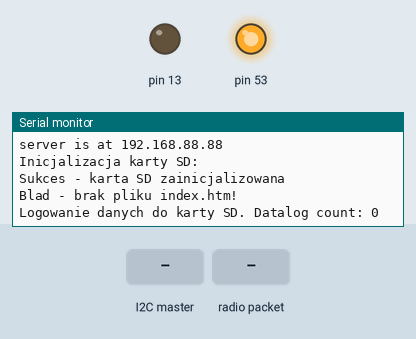
A sketch run on a simulated Arduino Mega 2560, built with avr-gcc and run on an emulated ATmega2560. Parts: output pins drawn as LEDs (lit = HIGH), the last lines printed to the serial monitor. The inputs (shaded band) are chosen by the test bench. WiFi joins after 1.5 s; servers stay silent unless stated; the local clock reads 2024-03-15 10:24:30 at power-on unless the sketch sets it; storage starts empty; no radio packets arrive unless stated; pins used as bus, display or sensor lines are not drawn.

Above: at 1.2 s.
1.3 s: the I2C master sends the byte 1
At 2.3 s:
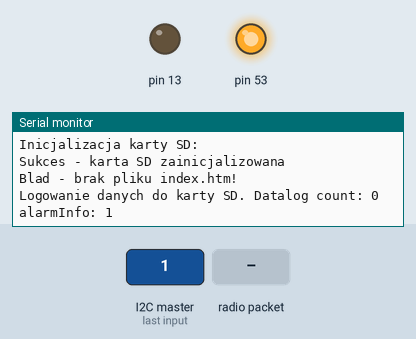
2.8 s: radio packet "ISO-8859-1" arrives
At 3.6 s:
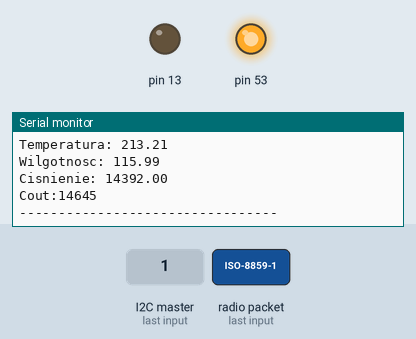

Measured:
- after the input at 1.3 s, the serial monitor: prints a new line at once (image 1)
- after the input at 2.8 s, the serial monitor: prints a new line at once (image 2)

The sketch:

Mega_Odbiornik_v1_zwifi.ino
```cpp
//30.08 testowanie
//9.09.2015 proba zmieszania z sd
//19.09 logowanie na karte sd
//20.09 dodanie cisnienia
//21.09 Dodanie I2C
//25.09. RTC
//10.10 mieszanie
// 5.01.16 naprawa

#include <VirtualWire.h> //Biblioteka do komunikacji z I2C
#include <SPI.h>
#include <Ethernet.h>
#include <SD.h>
#include <Wire.h>

//RTC:
#include <virtuabotixRTC.h>
//virtuabotixRTC myRTC(5, 4, 3);
virtuabotixRTC myRTC(A2, A1, A0);
int rtcGnd=A3;
int rtcVcc=A4;

//433 MHZ:
//const int led_pin = 8;
//const int receive_pin = 8; // zmiana z 22 na 8 w uno
//const int transmit_en_pin = 3;

const int VCC433 = 28;
const int GND433 = 22;
const int receive_pin = 24;


//const int receive_pin = 8; // zmiana z 22 na 8 w uno
const int transmit_en_pin = 3;

//I2C:
#define SLAVE_ADDRESS 0x60
byte daneI2C[6];
int alarmInfo = 0;
byte receiveFlag = 0;

//Inne:
int zmienna[4];
float temp = 0;
float wilg = 0;
float cisn = 0;
int count = 0;
char c;

//Wifi:

byte mac[] = {0xDE, 0xAD, 0xCE, 0xEF, 0xFE, 0xED};
IPAddress ip(192, 168, 88, 88);
EthernetServer server(80);

//SD:
File webFile;
File myFile;
File alarmFile;
unsigned long datalog_time = 0;
int datalogNumber = 0;
#define SS_SD_CARD   4
#define SS_ETHERNET 10

//Czas

int t_dzien = 0;
int t_miesiac = 0;
int t_rok = 0;
int t_godzina =0;
int t_minuta =0;
int t_sekunda = 0;

void setup()
{
  Serial.begin(9600);
//For SPI:
pinMode(53,OUTPUT);
digitalWrite(53, HIGH);
//RTC:
pinMode(rtcGnd,OUTPUT);
pinMode(rtcVcc,OUTPUT);
digitalWrite(rtcGnd,LOW);
digitalWrite(rtcVcc,HIGH);
  //I2C:
  Wire.begin(SLAVE_ADDRESS);
  Wire.onReceive(receiveEvent);
  Wire.onRequest(requestEvent);

  //433 MHZ:
 pinMode(GND433,OUTPUT);
  pinMode(VCC433,OUTPUT);
  digitalWrite(GND433,LOW);
  digitalWrite(VCC433,HIGH);
  pinMode(13, OUTPUT);
  pinMode(receive_pin, INPUT);
  vw_set_rx_pin(receive_pin);
  vw_set_ptt_pin(transmit_en_pin);
  vw_set_ptt_inverted(true); // Required for DR3100
  vw_setup(2000);	 // Bits per sec
  vw_rx_start();       // Start the receiver PLL running

  //Wifi:
  Ethernet.begin(mac, ip);
  server.begin();
  Serial.print("server is at ");
  Serial.println(Ethernet.localIP());


  //SD:
  Serial.println("Inicjalizacja karty SD:");

  if (!SD.begin(4))
  {
    Serial.println("Błąd karty SD");
    return;
  }
  Serial.println("Sukces - karta SD zainicjalizowana");

  //Znajdz plik index.htm:
  if (!SD.exists("index.htm")) {
    Serial.println("Blad - brak pliku index.htm!");
    return;
  }
  Serial.println("SUCCESS - Found index.htm file.");

  if (!SD.exists("datalog.txt")) {
    Serial.println("ERROR - Can't find datalog.txt file!");
    return;  // can't find index file
  }
  Serial.println("SUCCESS - Found datalog.txt file.");

//RTC: Ustawianie aktualmego czasu dla RTC
  //myRTC.setDS1302Time(00, 18, 18, 7, 15, 11, 2015);

  Serial.println("Aktualny czas:");
  myRTC.updateTime();
  Serial.print(myRTC.dayofmonth);                                                                        //|
  Serial.print("/");                                                                                     //|
  Serial.print(myRTC.month);                                                                             //|
  Serial.print("/");                                                                                     //|
  Serial.print(myRTC.year);                                                                              //|
  Serial.print(",");
  Serial.print(myRTC.hours);                                                                             //|
  Serial.print(":");                                                                                     //|
  Serial.print(myRTC.minutes);                                                                           //|
  Serial.print(":");                                                                                     //|
  Serial.print(myRTC.seconds);

}

void loop()
{


  //  Serial.print("Current Date / Time: ");                                                                 //|
  //  Serial.print(myRTC.dayofmonth);                                                                        //|
  //  Serial.print("/");                                                                                     //|
  //  Serial.print(myRTC.month);                                                                             //|
  //  Serial.print("/");                                                                                     //|
  //  Serial.print(myRTC.year);                                                                              //|
  //  Serial.print("  ");                                                                                    //|
  //  Serial.print(myRTC.hours);                                                                             //|
  //  Serial.print(":");                                                                                     //|
  //  Serial.print(myRTC.minutes);                                                                           //|
  //  Serial.print(":");                                                                                     //|
  //  Serial.println(myRTC.seconds);


  //433 MHZ:
  uint8_t buf[VW_MAX_MESSAGE_LEN];
  uint8_t buflen = VW_MAX_MESSAGE_LEN;

  if (vw_get_message(buf, &buflen)) // Non-blocking
  {
    //int i;

    //digitalWrite(led_pin, HIGH); // Flash a light to show received good message
    // Message with a good checksum received, print it.
    //Serial.print("Got: ");

    //	for (i = 0; i < buflen; i++)
    //	{
    //     Serial.print("buf[");
    //     Serial.print(i, DEC);
    //     Serial.print("]=");
    //     Serial.print(buf[i], DEC);
    //     Serial.print("  ");
    //	}

    for (int i = 0; i < 5; i++)
    {
      zmienna[i] = word(buf[i * 2 + 1], buf[i * 2]);
    }
    Serial.println();
   // digitalWrite(led_pin, LOW);
    temp = zmienna[0];
    wilg = zmienna[1];
    cisn = zmienna[2];
    count = zmienna[3];
    temp = temp / 100;
    wilg = wilg / 100;
    Serial.println("---------------------------------");
    Serial.print("Temperatura: ");
    Serial.println(temp);
    Serial.print("Wilgotnosc: ");
    Serial.println(wilg);
    Serial.print("Cisnienie: ");
    Serial.println(cisn);
    Serial.print("Cout:");
    Serial.println(count);
    Serial.println("---------------------------------");

    //I2C: Nadawanie danych I2C
    daneI2C[0] = lowByte(zmienna[2]);
    daneI2C[1] = highByte(zmienna[2]);
    daneI2C[2] = lowByte(zmienna[0]);
    daneI2C[3] = highByte(zmienna[0]);
    daneI2C[4] = lowByte(zmienna[1]);
    daneI2C[5] = highByte(zmienna[1]);


    //Zapisz temp do karty SD

    // tu byl zapis do sd
  }
  // nowa pozycja zapisu do sd
    //Aktualizacja czasu RTC:
myRTC.updateTime();

 t_dzien = myRTC.dayofmonth ;
 t_miesiac = myRTC.month ;
 t_rok = myRTC.year;
 t_godzina = myRTC.hours;
 t_minuta = myRTC.minutes;
 t_sekunda = myRTC.seconds;

  if (datalog_time < millis())
    {
      Serial.print("Logowanie danych do karty SD. Datalog count: ");
      Serial.println(datalogNumber);
      datalogNumber = datalogNumber + 1;
      digitalWrite(SS_SD_CARD, LOW);
      myFile = SD.open("datalog.txt", FILE_WRITE);

      if (myFile) {
      myFile.println(" ");
      myFile.print(datalogNumber);
      myFile.print(", ");
      myFile.print(t_dzien);                                                                        //|
      myFile.print("/");                                                                                     //|
      myFile.print(t_miesiac);                                                                             //|
      myFile.print("/");                                                                                     //|
      myFile.print(t_rok);                                                                              //|
      myFile.print(", ");
      myFile.print(t_godzina);                                                                             //|
      myFile.print(":");                                                                                     //|
      myFile.print(t_minuta);                                                                           //|
      myFile.print(":");                                                                                     //|
      myFile.print(t_sekunda);
      myFile.print(",     ");
      myFile.print(temp);
      myFile.print(", ");
      myFile.print(wilg);
      myFile.print(", ");
      myFile.print(cisn);
      myFile.close();
      digitalWrite(SS_SD_CARD, HIGH);
      }
      else {
      Serial.println("error opening datalog.txt");
      }
      datalog_time = millis() + 30000; //Kolejny wpis za 30 sekundy
    }


  ////Wifi://
  //Nasluchuj informacji od klienta:
   digitalWrite(SS_ETHERNET, LOW);
  EthernetClient client = server.available();

  //Jesli pojawia sie klient:
  if (client) {
    Serial.println("Nowy klient");
    boolean currentLineIsBlank = true;
    while (client.connected()) {
      if (client.available()) {
        c = client.read();
        Serial.write(c);
        // if you've gotten to the end of the line (received a newline
        // character) and the line is blank, the http request has ended,
        // so you can send a reply
        if (c == '\n' && currentLineIsBlank) {

          /////////////////////////////////////
          // send a standard http response header
          client.println("HTTP/1.1 200 OK");
          client.println("Content-Type: text/html");
          client.println("Connection: close");  // the connection will be closed after completion of the response
          client.println("Refresh: 5");  // refresh the page automatically every 5 sec
          client.println();
          client.println("<!DOCTYPE HTML>");
          client.println("<html>");
          client.println("<head>");
         client.println("<meta http-equiv='Content-type' content='text/html;charset=ISO-8859-2'/>");
          client.println("<title>Strona pomiarowa</title>");
          client.println("<style>");
          client.println("body{	background:black;color:white;font-family: Helvetica;}");
          client.println("p{ font-size: 20px; color:yellow; text-align:center;}");
          client.println("</style></head>");
          //          client.println("<meta charset='ISO-8859-1'>");
          //client.println("<meta http-equiv='Content-type' charset=utf-8/>");


          //Wgranie arkusza CSS:

//          webFile = SD.open("index.htm");        // open web page file
//          if (webFile) {
//            while (webFile.available()) {
//              client.write(webFile.read()); // send web page to client
//            }
//            webFile.close();
//          }

client.println("<body>");
          client.print("<h1>System monitorujacy.<br><br>");
          client.print("Czas:  ");
          client.println(myRTC.hours);
          client.println(":");
          client.println(myRTC.minutes);
          client.println(":");
          client.println(myRTC.seconds);
          client.print("</h1>");
          client.print("<table text-align='left'><tr><td><p>   Temperatura:</p></td><td><h1>");
          client.print(temp);
          client.print("</h1></td></tr>");
          client.print("<tr><td><p> Wilgotnosc:</p></td><td><h1>");
          client.print(wilg);
          client.print("</h1></td></tr>");
          client.print("<tr><td><p>Cisnienie:</p></td><td><h1>");
          client.print(cisn);
          client.print("</h1></td></tr></table>");
          client.print("<br>Last alarm info:");
          client.print(alarmInfo);
          client.print("</body></html>");


          break;
        }
        if (c == '\n') {
          // you're starting a new line
          currentLineIsBlank = true;
        }
        else if (c != '\r') {
          // you've gotten a character on the current line
          currentLineIsBlank = false;
        }
      }
    }
    // give the web browser time to receive the data
    delay(1);
    // close the connection:
    client.stop();
    Serial.println("client disconnected");
  }
 digitalWrite(SS_ETHERNET, HIGH);


  //I2C receive

  if (receiveFlag == 1) // If there is new event:
  {
digitalWrite(SS_SD_CARD, LOW);
    alarmFile = SD.open("alarm.txt", FILE_WRITE); //Save time on SD file...

    alarmFile.println("");
    alarmFile.print(myRTC.dayofmonth);                                                                        //|
    alarmFile.print("/");                                                                                     //|
    alarmFile.print(myRTC.month);                                                                             //|
    alarmFile.print("/");                                                                                     //|
    alarmFile.print(myRTC.year);                                                                              //|
    alarmFile.print(",");
    alarmFile.print(myRTC.hours);                                                                             //|
    alarmFile.print(":");                                                                                     //|
    alarmFile.print(myRTC.minutes);                                                                           //|
    alarmFile.print(":");                                                                                     //|
    alarmFile.print(myRTC.seconds);
    alarmFile.print(",");
    alarmFile.print(alarmInfo);
    alarmFile.print(",     ");


    if (alarmInfo == 0) // Save event type on sd file
    {

      alarmFile.println("Wrong PIN");
      // alarmFile.print(",");
    }

    if (alarmInfo == 1)
    {

      alarmFile.println("Correct PIN. Alarm deactivated.");
      //   alarmFile.print(",");
    }

    if (alarmInfo == 2)
    {
      alarmFile.println("Correct PIN. Alarm activated.");
      // alarmFile.print(",");
    }

    if (alarmInfo == 7)
    {

      alarmFile.println("Motion in room 1 detected!");
      // alarmFile.print(",");
    }

    if (alarmInfo == 12)
    {

      alarmFile.println("RFID card used!");
      // alarmFile.print(",");
    }

    if (alarmInfo == 18)
    {

      alarmFile.println("Door opened!");
      // alarmFile.print(",");
    }

    // alarmFile.print("Event code: ");


    alarmFile.close();
     digitalWrite(SS_SD_CARD, HIGH);


    Serial.print("alarmInfo: ");
    Serial.println(alarmInfo);
    receiveFlag = 0;     // Ready to receive another event.
  }


}

// I2C handling:

void requestEvent()
{
  Serial.println("Request from Master. Sending.");
  Wire.write(daneI2C, 6);
}

void receiveEvent(int bytes)
{
  if (Wire.available() != 0)
  {
    alarmInfo = Wire.read();
    receiveFlag = 1;
  }
}
```
